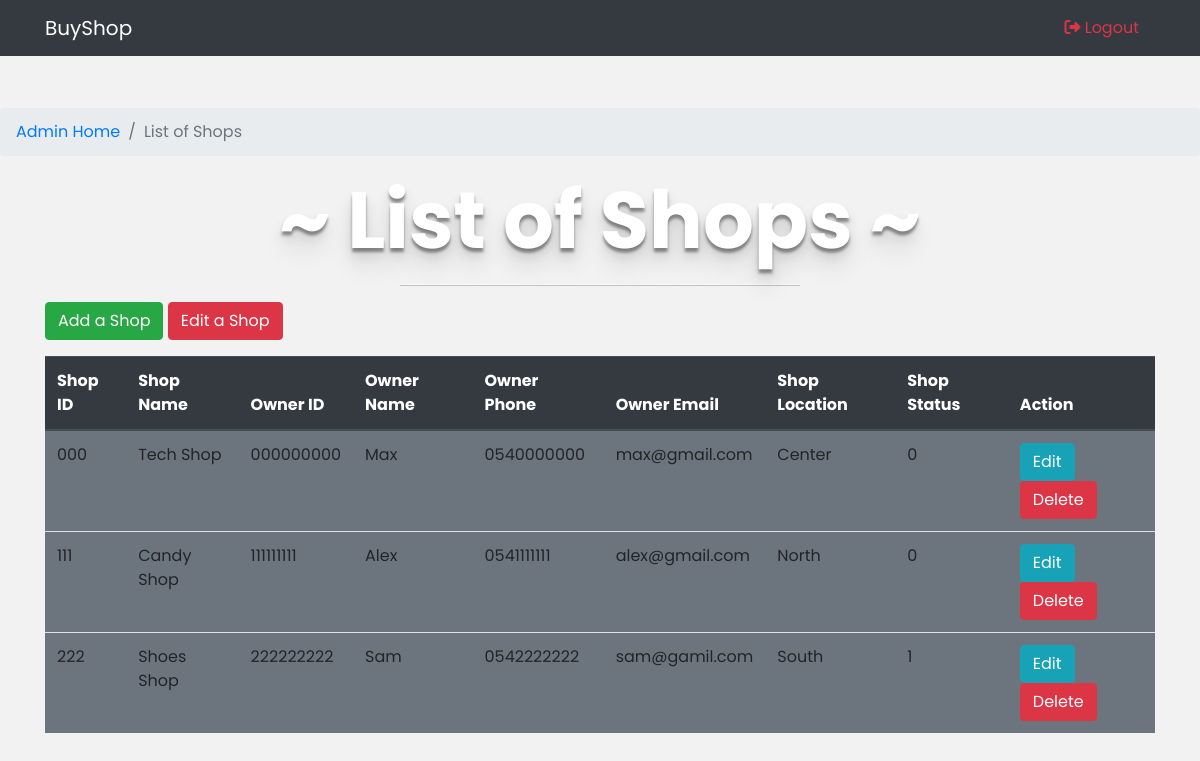
The app's page /Admin_shop_list.php with its own data.
### tables this page shows
CREATE TABLE `tblshop` (
  `shop_id` varchar(15) NOT NULL,
  `shop_name` varchar(30) NOT NULL,
  `owner_id` varchar(9) NOT NULL,
  `owner_name` varchar(30) NOT NULL,
  `owner_phone` varchar(10) NOT NULL,
  `owner_email` varchar(40) NOT NULL,
  `shop_location` varchar(10) NOT NULL,
  `shop_status` varchar(1) NOT NULL
);

### Admin_shop_list.php (the view, shortened to what this page needs)
<!DOCTYPE html>
<html lang="en">
<head>
  <link rel="stylesheet" href="https://stackpath.bootstrapcdn.com/bootstrap/4.5.0/css/bootstrap.min.css">
  <link rel="stylesheet" type="text/css" href="css/Main_page.css">
</head>
<body>
  <?php
  include 'includes/Database_connection.inc.php';
  include 'includes/Admin_delete.inc.php';
  ?>
  <nav class="navbar navbar-expand-md navbar-dark bg-dark fixed-top">
    <div class="container">
      <a class="navbar-brand" href="#">BuyShop</a>
      <a class="nav-link text-danger" href="includes/Logout.inc.php"><i class="fas fa-sign-out-alt"></i> Logout</a>
    </div>
  </nav>
  <nav aria-label="breadcrumb breadcrumb-fixed" style="padding-top: 7%;">
    <ol class="breadcrumb">
      <li class="breadcrumb-item"><a href="Admin_home.php">Admin Home</a></li>
      <li class="breadcrumb-item active" aria-current="page">List of Shops</li>
    </ol>
  </nav>
  <div class="container">
    <div class="row">
      <div class="col-lg-12">
        <div id="intro">
          <h1> ~ List of Shops ~ </h1>
          <hr>
        </div>
      </div>
    </div>
  </div>
  <div class="container pb-3">
    <div class="row">
      <div class="col-lg-12">
        <a class="btn btn-success" href="Admin_shop_add.php" role="button">Add a Shop</a>
        <a class="btn btn-danger" href="Admin_shop_edit.php" role="button">Edit a Shop</a>
      </div>
    </div>
  </div>
  <div class="container">
    <table class="table">
      <thead class="thead-dark">
        <tr>
          <th scope="col">Shop ID</th>
          <th scope="col">Shop Name</th>
          <th scope="col">Owner ID</th>
          <th scope="col">Owner Name</th>
          <th scope="col">Owner Phone</th>
          <th scope="col">Owner Email</th>
          <th scope="col">Shop Location</th>
          <th scope="col">Shop Status</th>
          <th colspan="2">Action</th>
        </tr>
      </thead>
      <tbody class="bg-secondary">
        <?php
        $sql = "SELECT * FROM tblshop";
        $result = $conn->query($sql);
        while ($row = $result->fetch_assoc()) :
        ?>
          <tr>
            <td><?php echo  $row["shop_id"]; ?></td>
            <td><?php echo  $row["shop_name"]; ?></td>
            <td><?php echo  $row["owner_id"]; ?></td>
            <td><?php echo  $row["owner_name"]; ?></td>
            <td><?php echo  $row["owner_phone"]; ?></td>
            <td><?php echo  $row["owner_email"]; ?></td>
            <td><?php echo  $row["shop_location"]; ?></td>
            <td><?php echo  $row["shop_status"]; ?></td>
            <td>
              <a href="Admin_shop_edit.php?edit=<?php echo $row['shop_id']; ?>
                            " class="btn btn-info">Edit
              </a>
              <a href="Admin_delete.inc.php?delete=<?php echo $row['shop_id']; ?>
                            " class="btn btn-danger">Delete
              </a>
            </td>
          </tr>
        <?php endwhile; ?>
      </tbody>
    </table>
  </div>
</body>
</html>

### includes/Database_connection.inc.php (shortened to what this page needs)
<?php
echo "Connected successfully";

### css/Main_page.css (style rules this page uses)
body { background-color: #f2f2f2; background-size: cover; font-family: "Poppins", sans-serif; color: white; }
#intro { text-align: center; text-shadow: 0px 4px 3px rgba(0, 0, 0, 0.4), 0px 8px 12px rgba(0, 0, 0, 0.1), 0px 18px 23px rgba(0, 0, 0, 0.1); }
h1 { font-weight: 700; font-size: 5em; }
hr { width: 400px; border-top: 1px solid #f8f8f8; border-bottom: 1px solid rgba(0, 0, 0, 0.2); }

### records on screen
tblshop: shop_id "000", shop_name "Tech Shop", owner "000000000", owner_name "Max", owner_phone "0540000000", owner_email "max@gmail.com", shop_location "Center", shop_status "0"
tblshop: shop_id "111", shop_name "Candy Shop", owner "111111111", owner_name "Alex", owner_phone "0541111111", owner_email "alex@gmail.com", shop_location "North", shop_status "0"
tblshop: shop_id "222", shop_name "Shoes Shop", owner "222222222", owner_name "Sam", owner_phone "0542222222", owner_email "sam@gamil.com", shop_location "South", shop_status "1"
